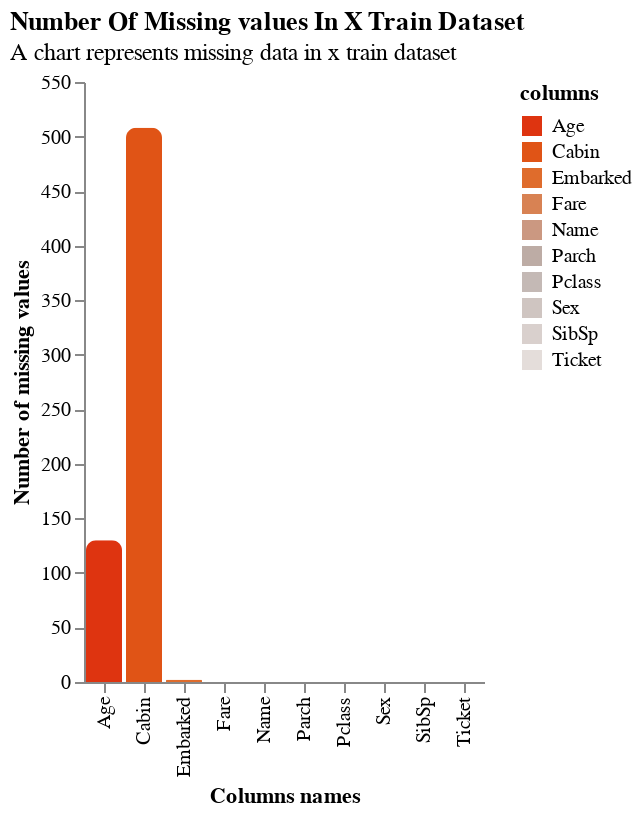

Notebook source saved alongside this figure:
### Code cell
plot_nan(
    train_x,
    name='x train dataset',
    only_nan=False
)

### Figure 1 — Vega-Lite specification as saved in the notebook (floating-point values rounded to 4 significant figures)
{"$schema": "https://vega.github.io/schema/vega-lite/v5.20.1.json", "config": {"axis": {"grid": false}, "view": {"continuousHeight": 300, "continuousWidth": 300, "stroke": null}}, "data": {"name": "data-c81b20104967db497cbc53b25204b0ff"}, "datasets": {"data-c81b20104967db497cbc53b25204b0ff": [{"columns": "Pclass", "percent_nan": 0, "total_nan": 0}, {"columns": "Name", "percent_nan": 0, "total_nan": 0}, {"columns": "Sex", "percent_nan": 0, "total_nan": 0}, {"columns": "Age", "percent_nan": 19, "total_nan": 130}, {"columns": "SibSp", "percent_nan": 0, "total_nan": 0}, {"columns": "Parch", "percent_nan": 0, "total_nan": 0}, {"columns": "Ticket", "percent_nan": 0, "total_nan": 0}, {"columns": "Fare", "percent_nan": 0, "total_nan": 0}, {"columns": "Cabin", "percent_nan": 76, "total_nan": 508}, {"columns": "Embarked", "percent_nan": 0, "total_nan": 2}]}, "encoding": {"color": {"field": "columns", "legend": {"orient": "right"}, "scale": {"reverse": true, "scheme": "lightgreyred"}, "type": "nominal"}, "text": {"field": "columns", "type": "nominal"}, "tooltip": [{"field": "columns", "type": "nominal"}, {"field": "total_nan", "type": "quantitative"}, {"field": "percent_nan", "type": "quantitative"}], "x": {"field": "columns", "title": "Columns names", "type": "nominal"}, "y": {"field": "total_nan", "title": "Number of missing values", "type": "quantitative"}}, "mark": {"cornerRadiusTopLeft": 5, "cornerRadiusTopRight": 5, "type": "bar"}, "title": {"anchor": "start", "subtitle": "A chart represents missing data in x train dataset", "text": "Number Of Missing values In X Train Dataset"}}
